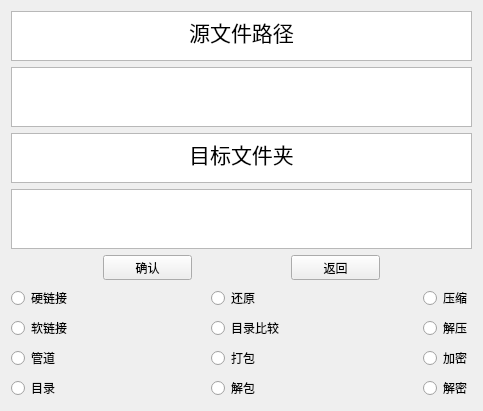
<?xml version="1.0" encoding="UTF-8"?>
<ui version="4.0">
<class>backup</class>
<widget class="QWidget" name="backup">
 <property name="geometry">
  <rect>
   <x>0</x>
   <y>0</y>
   <width>483</width>
   <height>389</height>
  </rect>
 </property>
 <property name="windowTitle">
  <string>功能选择</string>
 </property>
 <layout class="QVBoxLayout" name="verticalLayout">
  <item>
   <spacer name="verticalSpacer_top">
    <property name="orientation">
     <enum>Qt::Vertical</enum>
    </property>
    <property name="sizeHint" stdset="0">
     <size>
      <width>20</width>
      <height>20</height>
     </size>
    </property>
   </spacer>
  </item>
  
  <item>
   <widget class="QTextBrowser" name="textBrowser">
    <property name="maximumSize">
     <size>
      <width>16777215</width>
      <height>50</height>
     </size>
    </property>
    <property name="styleSheet">
     <string notr="true"/>
    </property>
    <property name="html">
     <string>&lt;!DOCTYPE HTML PUBLIC &quot;-//W3C//DTD HTML 4.0//EN&quot; &quot;http://www.w3.org/TR/REC-html40/strict.dtd&quot;&gt;
&lt;html&gt;&lt;head&gt;&lt;meta name=&quot;qrichtext&quot; content=&quot;1&quot; /&gt;&lt;style type=&quot;text/css&quot;&gt;
p, li { white-space: pre-wrap; }
&lt;/style&gt;&lt;/head&gt;&lt;body style=&quot; font-family:'Ubuntu'; font-size:11pt; font-weight:400; font-style:normal;&quot;&gt;
&lt;p align=&quot;center&quot; style=&quot; margin-top:0px; margin-bottom:0px; margin-left:0px; margin-right:0px; -qt-block-indent:0; text-indent:0px;&quot;&gt;&lt;span style=&quot; font-size:16pt;&quot;&gt;源文件路径&lt;/span&gt;&lt;/p&gt;&lt;/body&gt;&lt;/html&gt;</string>
    </property>
   </widget>
  </item>
  
  <item>
   <widget class="QTextEdit" name="textEdit">
    <property name="maximumSize">
     <size>
      <width>16777215</width>
      <height>60</height>
     </size>
    </property>
   </widget>
  </item>
  
  <item>
   <widget class="QTextBrowser" name="textBrowser_2">
    <property name="maximumSize">
     <size>
      <width>16777215</width>
      <height>50</height>
     </size>
    </property>
    <property name="styleSheet">
     <string notr="true"/>
    </property>
    <property name="html">
     <string>&lt;!DOCTYPE HTML PUBLIC &quot;-//W3C//DTD HTML 4.0//EN&quot; &quot;http://www.w3.org/TR/REC-html40/strict.dtd&quot;&gt;
&lt;html&gt;&lt;head&gt;&lt;meta name=&quot;qrichtext&quot; content=&quot;1&quot; /&gt;&lt;style type=&quot;text/css&quot;&gt;
p, li { white-space: pre-wrap; }
&lt;/style&gt;&lt;/head&gt;&lt;body style=&quot; font-family:'Ubuntu'; font-size:11pt; font-weight:400; font-style:normal;&quot;&gt;
&lt;p align=&quot;center&quot; style=&quot; margin-top:0px; margin-bottom:0px; margin-left:0px; margin-right:0px; -qt-block-indent:0; text-indent:0px;&quot;&gt;&lt;span style=&quot; font-size:16pt;&quot;&gt;目标文件夹&lt;/span&gt;&lt;/p&gt;&lt;/body&gt;&lt;/html&gt;</string>
    </property>
   </widget>
  </item>
  
  <item>
   <widget class="QTextEdit" name="textEdit_2">
    <property name="maximumSize">
     <size>
      <width>16777215</width>
      <height>60</height>
     </size>
    </property>
    <property name="html">
     <string>&lt;!DOCTYPE HTML PUBLIC &quot;-//W3C//DTD HTML 4.0//EN&quot; &quot;http://www.w3.org/TR/REC-html40/strict.dtd&quot;&gt;
&lt;html&gt;&lt;head&gt;&lt;meta name=&quot;qrichtext&quot; content=&quot;1&quot; /&gt;&lt;style type=&quot;text/css&quot;&gt;
p, li { white-space: pre-wrap; }
&lt;/style&gt;&lt;/head&gt;&lt;body style=&quot; font-family:'Ubuntu'; font-size:11pt; font-weight:400; font-style:normal;&quot;&gt;
&lt;p style=&quot;-qt-paragraph-type:empty; margin-top:0px; margin-bottom:0px; margin-left:0px; margin-right:0px; -qt-block-indent:0; text-indent:0px;&quot;&gt;&lt;br /&gt;&lt;/p&gt;&lt;/body&gt;&lt;/html&gt;</string>
    </property>
   </widget>
  </item>
  
  <item>
   <layout class="QHBoxLayout" name="horizontalLayout_buttons">
    <item>
     <spacer name="horizontalSpacer_left">
      <property name="orientation">
       <enum>Qt::Horizontal</enum>
      </property>
      <property name="sizeHint" stdset="0">
       <size>
        <width>40</width>
        <height>20</height>
       </size>
      </property>
     </spacer>
    </item>
    
    <item>
     <widget class="QPushButton" name="pushButton">
      <property name="minimumSize">
       <size>
        <width>89</width>
        <height>25</height>
       </size>
      </property>
      <property name="text">
       <string>确认</string>
      </property>
     </widget>
    </item>
    
    <item>
     <spacer name="horizontalSpacer_center">
      <property name="orientation">
       <enum>Qt::Horizontal</enum>
      </property>
      <property name="sizeHint" stdset="0">
       <size>
        <width>40</width>
        <height>20</height>
       </size>
      </property>
     </spacer>
    </item>
    
    <item>
     <widget class="QPushButton" name="pushButton_2">
      <property name="minimumSize">
       <size>
        <width>89</width>
        <height>25</height>
       </size>
      </property>
      <property name="text">
       <string>返回</string>
      </property>
     </widget>
    </item>
    
    <item>
     <spacer name="horizontalSpacer_right">
      <property name="orientation">
       <enum>Qt::Horizontal</enum>
      </property>
      <property name="sizeHint" stdset="0">
       <size>
        <width>40</width>
        <height>20</height>
       </size>
      </property>
     </spacer>
    </item>
   </layout>
  </item>
  
  <item>
   <layout class="QHBoxLayout" name="horizontalLayout_radios">
    <item>
     <layout class="QVBoxLayout" name="verticalLayout_backupTypes">
      <item>
       <widget class="QRadioButton" name="radioButton">
        <property name="text">
         <string>硬链接</string>
        </property>
       </widget>
      </item>
      <item>
       <widget class="QRadioButton" name="radioButton_2">
        <property name="text">
         <string>软链接</string>
        </property>
       </widget>
      </item>
      <item>
       <widget class="QRadioButton" name="radioButton_3">
        <property name="text">
         <string>管道</string>
        </property>
       </widget>
      </item>
      <item>
       <widget class="QRadioButton" name="radioButton_4">
        <property name="text">
         <string>目录</string>
        </property>
       </widget>
      </item>
     </layout>
    </item>
    
    <item>
     <spacer name="horizontalSpacer_radio_mid1">
      <property name="orientation">
       <enum>Qt::Horizontal</enum>
      </property>
      <property name="sizeHint" stdset="0">
       <size>
        <width>20</width>
        <height>20</height>
       </size>
      </property>
     </spacer>
    </item>
    
    <item>
     <layout class="QVBoxLayout" name="verticalLayout_operations">
      <item>
       <widget class="QRadioButton" name="radioButton_5">
        <property name="text">
         <string>还原</string>
        </property>
       </widget>
      </item>
      <item>
       <widget class="QRadioButton" name="radioButton_6">
        <property name="text">
         <string>目录比较</string>
        </property>
       </widget>
      </item>
      <item>
       <widget class="QRadioButton" name="radioButton_7">
        <property name="text">
         <string>打包</string>
        </property>
       </widget>
      </item>
      <item>
       <widget class="QRadioButton" name="radioButton_8">
        <property name="text">
         <string>解包</string>
        </property>
       </widget>
      </item>
     </layout>
    </item>
    
    <item>
     <spacer name="horizontalSpacer_radio_mid2">
      <property name="orientation">
       <enum>Qt::Horizontal</enum>
      </property>
      <property name="sizeHint" stdset="0">
       <size>
        <width>20</width>
        <height>20</height>
       </size>
      </property>
     </spacer>
    </item>
    
    <item>
     <layout class="QVBoxLayout" name="verticalLayout_compression">
      <item>
       <widget class="QRadioButton" name="radioButton_9">
        <property name="text">
         <string>压缩</string>
        </property>
       </widget>
      </item>
      <item>
       <widget class="QRadioButton" name="radioButton_10">
        <property name="text">
         <string>解压</string>
        </property>
       </widget>
      </item>
      <item>
       <widget class="QRadioButton" name="radioButton_11">
        <property name="text">
         <string>加密</string>
        </property>
       </widget>
      </item>
      <item>
       <widget class="QRadioButton" name="radioButton_12">
        <property name="text">
         <string>解密</string>
        </property>
       </widget>
      </item>
     </layout>
    </item>
   </layout>
  </item>
  
  <item>
   <spacer name="verticalSpacer_bottom">
    <property name="orientation">
     <enum>Qt::Vertical</enum>
    </property>
    <property name="sizeHint" stdset="0">
     <size>
      <width>20</width>
      <height>20</height>
     </size>
    </property>
   </spacer>
  </item>
 </layout>
</widget>
<resources/>
<connections/>
</ui>
